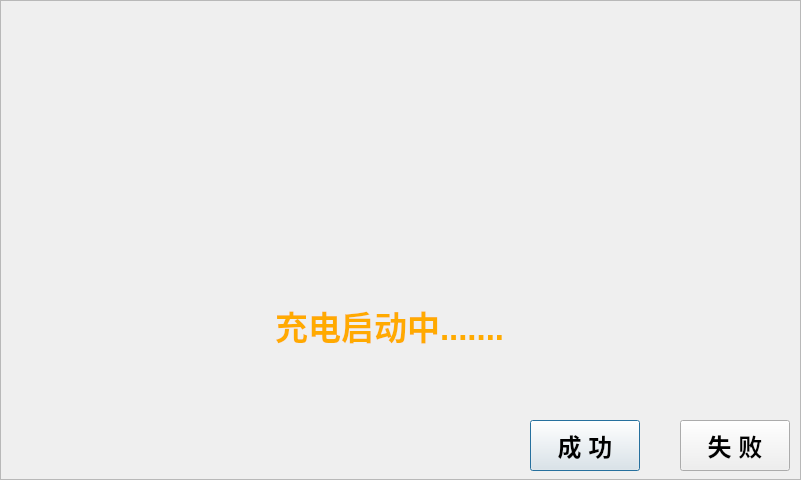
<?xml version="1.0" encoding="UTF-8"?>
<ui version="4.0">
 <class>p04_chargestart_dialog</class>
 <widget class="QDialog" name="p04_chargestart_dialog">
  <property name="geometry">
   <rect>
    <x>0</x>
    <y>0</y>
    <width>801</width>
    <height>480</height>
   </rect>
  </property>
  <property name="windowTitle">
   <string>Dialog</string>
  </property>
  <widget class="QFrame" name="frame">
   <property name="geometry">
    <rect>
     <x>0</x>
     <y>0</y>
     <width>801</width>
     <height>480</height>
    </rect>
   </property>
   <property name="styleSheet">
    <string notr="true">background-image: url(:/new/prefix/pic_resource/interface/interface_05.png);</string>
   </property>
   <property name="frameShape">
    <enum>QFrame::StyledPanel</enum>
   </property>
   <property name="frameShadow">
    <enum>QFrame::Raised</enum>
   </property>
   <widget class="QLabel" name="label">
    <property name="geometry">
     <rect>
      <x>150</x>
      <y>160</y>
      <width>500</width>
      <height>85</height>
     </rect>
    </property>
    <property name="styleSheet">
     <string notr="true">border-image: url(:/new/prefix/pic_resource/otherwidget/charge_start.png);
background-image: url(:/new/prefix/pic_resource/otherwidget/button_03.png);</string>
    </property>
    <property name="text">
     <string/>
    </property>
   </widget>
   <widget class="QLabel" name="label_2">
    <property name="geometry">
     <rect>
      <x>275</x>
      <y>300</y>
      <width>251</width>
      <height>51</height>
     </rect>
    </property>
    <property name="palette">
     <palette>
      <active>
       <colorrole role="WindowText">
        <brush brushstyle="SolidPattern">
         <color alpha="255">
          <red>255</red>
          <green>170</green>
          <blue>0</blue>
         </color>
        </brush>
       </colorrole>
       <colorrole role="Text">
        <brush brushstyle="SolidPattern">
         <color alpha="255">
          <red>255</red>
          <green>0</green>
          <blue>0</blue>
         </color>
        </brush>
       </colorrole>
      </active>
      <inactive>
       <colorrole role="WindowText">
        <brush brushstyle="SolidPattern">
         <color alpha="255">
          <red>255</red>
          <green>170</green>
          <blue>0</blue>
         </color>
        </brush>
       </colorrole>
       <colorrole role="Text">
        <brush brushstyle="SolidPattern">
         <color alpha="255">
          <red>255</red>
          <green>0</green>
          <blue>0</blue>
         </color>
        </brush>
       </colorrole>
      </inactive>
      <disabled>
       <colorrole role="WindowText">
        <brush brushstyle="SolidPattern">
         <color alpha="255">
          <red>106</red>
          <green>104</green>
          <blue>100</blue>
         </color>
        </brush>
       </colorrole>
       <colorrole role="Text">
        <brush brushstyle="SolidPattern">
         <color alpha="255">
          <red>106</red>
          <green>104</green>
          <blue>100</blue>
         </color>
        </brush>
       </colorrole>
      </disabled>
     </palette>
    </property>
    <property name="font">
     <font>
      <pointsize>25</pointsize>
      <weight>75</weight>
      <bold>true</bold>
     </font>
    </property>
    <property name="styleSheet">
     <string notr="true">background-image: url(:/new/prefix/pic_resource/otherwidget/button_03.png);</string>
    </property>
    <property name="text">
     <string>充电启动中.......</string>
    </property>
   </widget>
   <widget class="QPushButton" name="ptn_success">
    <property name="geometry">
     <rect>
      <x>530</x>
      <y>420</y>
      <width>110</width>
      <height>51</height>
     </rect>
    </property>
    <property name="font">
     <font>
      <pointsize>18</pointsize>
      <weight>75</weight>
      <bold>true</bold>
     </font>
    </property>
    <property name="styleSheet">
     <string notr="true">border-image: url(:/new/prefix/pic_resource/otherwidget/button_04.png);</string>
    </property>
    <property name="text">
     <string>成 功</string>
    </property>
   </widget>
   <widget class="QPushButton" name="ptn_fail">
    <property name="geometry">
     <rect>
      <x>680</x>
      <y>420</y>
      <width>110</width>
      <height>51</height>
     </rect>
    </property>
    <property name="font">
     <font>
      <pointsize>18</pointsize>
      <weight>75</weight>
      <bold>true</bold>
     </font>
    </property>
    <property name="styleSheet">
     <string notr="true">border-image: url(:/new/prefix/pic_resource/otherwidget/button_04.png);</string>
    </property>
    <property name="text">
     <string>失 败</string>
    </property>
   </widget>
   <widget class="QFrame" name="frame_time">
    <property name="geometry">
     <rect>
      <x>470</x>
      <y>30</y>
      <width>311</width>
      <height>30</height>
     </rect>
    </property>
    <property name="styleSheet">
     <string notr="true">background-image: url(:/charway/pic_resource/chargeway/bluebkgd.png);</string>
    </property>
    <property name="frameShape">
     <enum>QFrame::NoFrame</enum>
    </property>
    <property name="frameShadow">
     <enum>QFrame::Raised</enum>
    </property>
    <widget class="QLabel" name="label_net">
     <property name="geometry">
      <rect>
       <x>10</x>
       <y>0</y>
       <width>25</width>
       <height>25</height>
      </rect>
     </property>
     <property name="styleSheet">
      <string notr="true">background-image: url(:/new/prefix/pic_resource/otherwidget/netstat_good.png);</string>
     </property>
     <property name="text">
      <string/>
     </property>
    </widget>
    <widget class="QLabel" name="label_sysdate">
     <property name="geometry">
      <rect>
       <x>50</x>
       <y>5</y>
       <width>131</width>
       <height>22</height>
      </rect>
     </property>
     <property name="palette">
      <palette>
       <active>
        <colorrole role="WindowText">
         <brush brushstyle="SolidPattern">
          <color alpha="255">
           <red>255</red>
           <green>255</green>
           <blue>255</blue>
          </color>
         </brush>
        </colorrole>
        <colorrole role="Text">
         <brush brushstyle="SolidPattern">
          <color alpha="255">
           <red>255</red>
           <green>255</green>
           <blue>255</blue>
          </color>
         </brush>
        </colorrole>
       </active>
       <inactive>
        <colorrole role="WindowText">
         <brush brushstyle="SolidPattern">
          <color alpha="255">
           <red>255</red>
           <green>255</green>
           <blue>255</blue>
          </color>
         </brush>
        </colorrole>
        <colorrole role="Text">
         <brush brushstyle="SolidPattern">
          <color alpha="255">
           <red>255</red>
           <green>255</green>
           <blue>255</blue>
          </color>
         </brush>
        </colorrole>
       </inactive>
       <disabled>
        <colorrole role="WindowText">
         <brush brushstyle="SolidPattern">
          <color alpha="255">
           <red>106</red>
           <green>104</green>
           <blue>100</blue>
          </color>
         </brush>
        </colorrole>
        <colorrole role="Text">
         <brush brushstyle="SolidPattern">
          <color alpha="255">
           <red>106</red>
           <green>104</green>
           <blue>100</blue>
          </color>
         </brush>
        </colorrole>
       </disabled>
      </palette>
     </property>
     <property name="font">
      <font>
       <pointsize>22</pointsize>
       <weight>50</weight>
       <bold>false</bold>
      </font>
     </property>
     <property name="styleSheet">
      <string notr="true">background-image: url(:/background/qrc/background/mainlab_phonenum.png);</string>
     </property>
     <property name="text">
      <string/>
     </property>
    </widget>
    <widget class="QLabel" name="label_systime">
     <property name="geometry">
      <rect>
       <x>190</x>
       <y>5</y>
       <width>110</width>
       <height>22</height>
      </rect>
     </property>
     <property name="palette">
      <palette>
       <active>
        <colorrole role="WindowText">
         <brush brushstyle="SolidPattern">
          <color alpha="255">
           <red>255</red>
           <green>255</green>
           <blue>255</blue>
          </color>
         </brush>
        </colorrole>
        <colorrole role="Text">
         <brush brushstyle="SolidPattern">
          <color alpha="255">
           <red>255</red>
           <green>255</green>
           <blue>255</blue>
          </color>
         </brush>
        </colorrole>
       </active>
       <inactive>
        <colorrole role="WindowText">
         <brush brushstyle="SolidPattern">
          <color alpha="255">
           <red>255</red>
           <green>255</green>
           <blue>255</blue>
          </color>
         </brush>
        </colorrole>
        <colorrole role="Text">
         <brush brushstyle="SolidPattern">
          <color alpha="255">
           <red>255</red>
           <green>255</green>
           <blue>255</blue>
          </color>
         </brush>
        </colorrole>
       </inactive>
       <disabled>
        <colorrole role="WindowText">
         <brush brushstyle="SolidPattern">
          <color alpha="255">
           <red>106</red>
           <green>104</green>
           <blue>100</blue>
          </color>
         </brush>
        </colorrole>
        <colorrole role="Text">
         <brush brushstyle="SolidPattern">
          <color alpha="255">
           <red>106</red>
           <green>104</green>
           <blue>100</blue>
          </color>
         </brush>
        </colorrole>
       </disabled>
      </palette>
     </property>
     <property name="font">
      <font>
       <pointsize>22</pointsize>
       <weight>50</weight>
       <bold>false</bold>
      </font>
     </property>
     <property name="styleSheet">
      <string notr="true">background-image: url(:/background/qrc/background/mainlab_phonenum.png);</string>
     </property>
     <property name="text">
      <string/>
     </property>
    </widget>
   </widget>
  </widget>
 </widget>
 <resources/>
 <connections/>
</ui>
